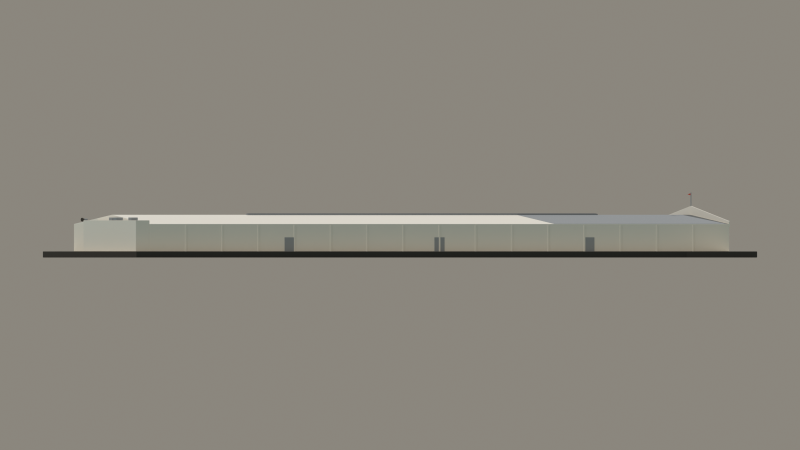
#> input picture artifacts/pier-17/pier-17-north.png, 1600 x 900 px (shown at 1/2 size); its folder holds 4 pictures in this run
$ python make_contact_sheet.py
#> lines starting #> are read from the running program, lines starting #| are printed output that depends on the picture
"""Compose the review renders into pier-17-contact-sheet.png."""

from pathlib import Path

from PIL import Image, ImageDraw, ImageFont

HERE = Path(__file__).resolve().parent
BG = (237, 227, 209)
INK = (58, 52, 44)
VIEWS = ["north", "east", "south", "west", "top", "aerial", "aerial-night"]
COLS = 3
PAD = 40
LABEL_H = 56
CELL_W = 460

FONT_CANDIDATES = [
    "/usr/share/fonts/truetype/dejavu/DejaVuSans-Bold.ttf",
    "/System/Library/Fonts/Supplemental/Arial Bold.ttf",
    "/System/Library/Fonts/SFNSDisplay.ttf",
    "/Library/Fonts/Arial Bold.ttf",
]


def load_font(size=34):
#> called with size = 34
    for path in FONT_CANDIDATES:
        if Path(path).exists():
            try:
                return ImageFont.truetype(path, size)
            except OSError:
                continue
    return ImageFont.load_default()


def load(view):
#> called with view = 'north'
    img = Image.open(HERE / f"pier-17-{view}.png").convert("RGB")
    w = CELL_W
    h = round(img.height * w / img.width)
#> h = 259
    return img.resize((w, h), Image.LANCZOS)
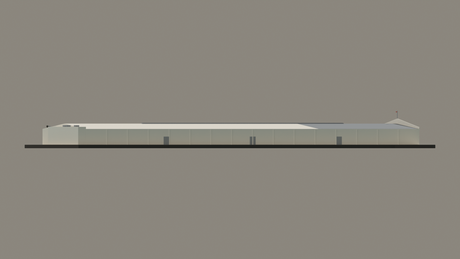
#> returned value: PIL image 460x259 RGB; mean R, G, B 138.6, 134.3, 125.4


def main():
    font = load_font()
    imgs = {v: load(v) for v in VIEWS}
#> call 2 of load, with view = 'east'
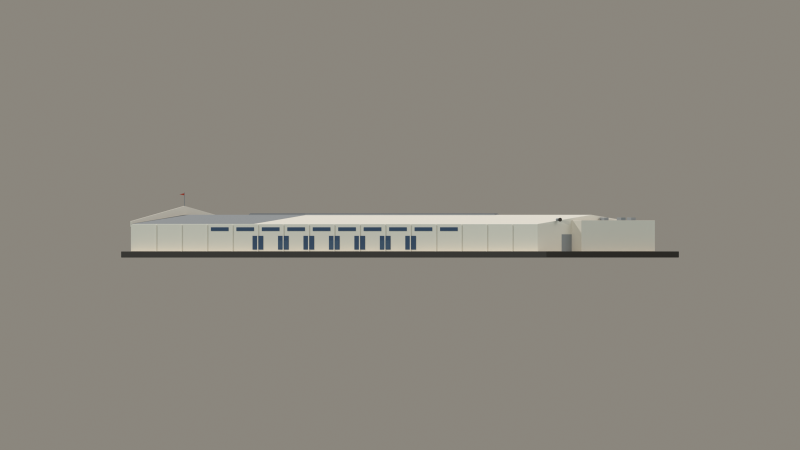
#> input picture artifacts/pier-17/pier-17-east.png, 1600 x 900 px (shown at 1/2 size)
#> in load (call 2), `return img.resize((w, h), Image.LANCZOS)`:
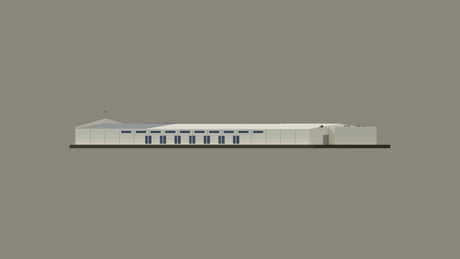
#> returned value: PIL image 460x259 RGB; mean R, G, B 140, 135.6, 126.8
#> call 3 of load, with view = 'south'
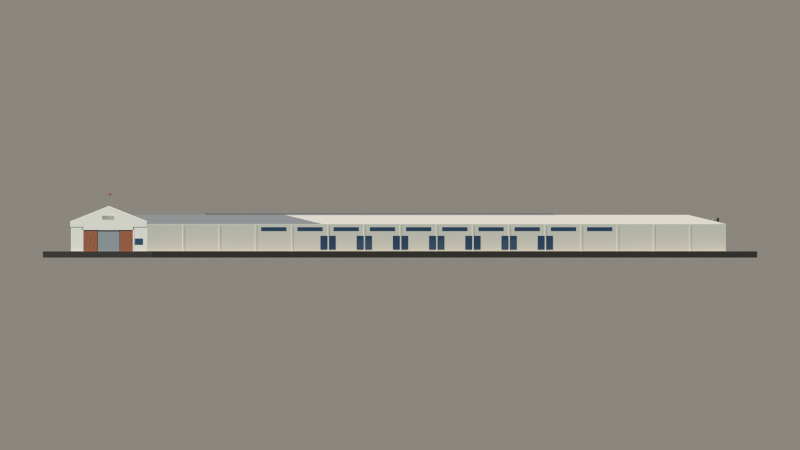
#> input picture artifacts/pier-17/pier-17-south.png, 1600 x 900 px (shown at 1/2 size)
#> in load (call 3), `return img.resize((w, h), Image.LANCZOS)`:
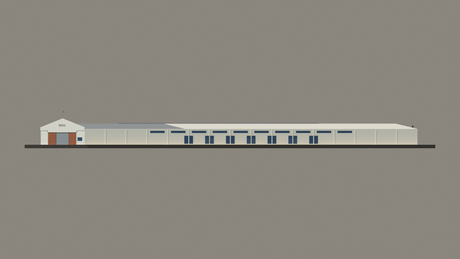
#> returned value: PIL image 460x259 RGB; mean R, G, B 140.3, 135.9, 127.2
    rows = (len(VIEWS) + COLS - 1) // COLS
    cell_h = max(i.height for i in imgs.values()) + LABEL_H
    sheet = Image.new(
        "RGB",
        (COLS * CELL_W + (COLS + 1) * PAD, rows * cell_h + (rows + 1) * PAD + 70),
        BG,
    )
    d = ImageDraw.Draw(sheet)
    d.text((PAD, PAD - 10), "Pier 17 — review contact sheet", fill=INK,
           font=load_font(44))
    y0 = PAD + 60
    for i, v in enumerate(VIEWS):
        r, c = divmod(i, COLS)
        x = PAD + c * (CELL_W + PAD)
        y = y0 + r * (cell_h + PAD)
        img = imgs[v]
        sheet.paste(img, (x, y))
        d.text((x, y + img.height + 8), v, fill=INK, font=font)
    out = HERE / "pier-17-contact-sheet.png"
    sheet.save(out)
    print(f"[sheet] {out}")


if __name__ == "__main__":
#> (the run stopped early here; a loop or call above may not have finished)
